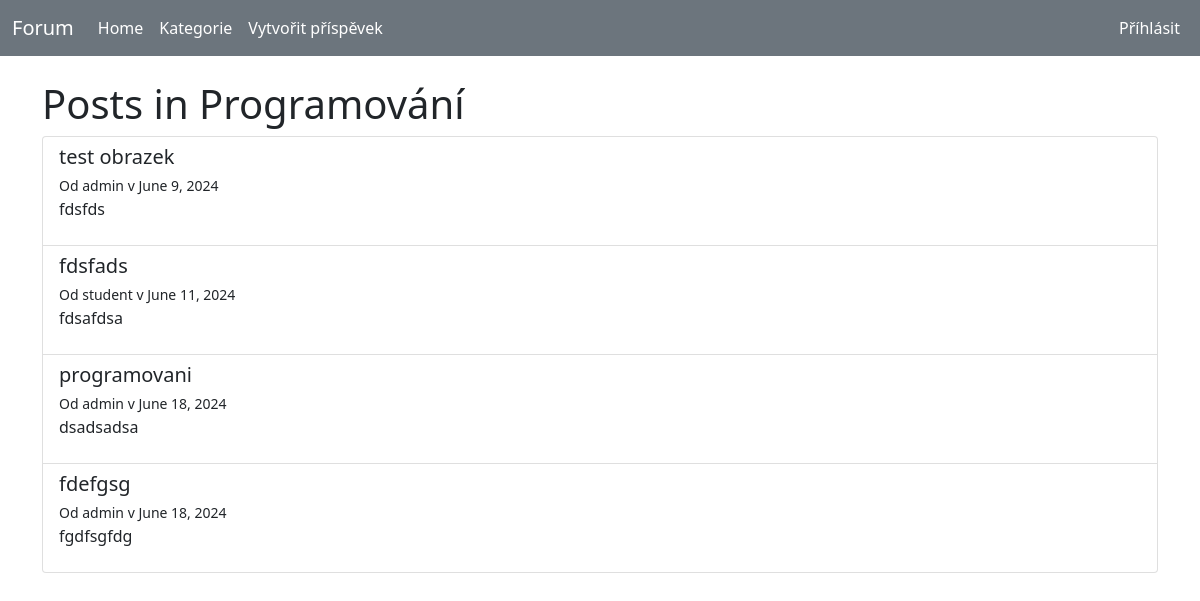
Page /category/1/ on the committed database.
### forum/models.py (models this page shows, shortened)
class Category(models.Model):
    name = models.CharField(max_length=100, verbose_name="Kategorie")
    description = models.TextField(blank=True, null=True, verbose_name="Popisek")
    class Meta:
        ordering = ['name']
        verbose_name = 'Kategorie'
        verbose_name_plural = 'Kategorie'

class Post(models.Model):
    title = models.CharField(max_length=100, verbose_name="Nadpis")
    content = models.TextField(max_length=155, verbose_name="Text")
    created_at = models.DateTimeField(auto_now_add=True, verbose_name="Vytvořeno")
    updated_at = models.DateTimeField(auto_now=True, verbose_name="Upraveno")
    author = models.ForeignKey(User, on_delete=models.CASCADE, verbose_name="Autor")
    category = models.ForeignKey(Category, on_delete=models.SET_NULL, null=True, blank=True, verbose_name="Kategorie")
    image = models.ImageField(upload_to='media/', null=True, blank=True, verbose_name="Obrázek")
    class Meta:
        ordering = ['created_at', 'updated_at', 'title']
        verbose_name = 'Příspěvek'
        verbose_name_plural = 'Příspěvky'

### forum/views.py (the view)
# urls.py: path('category/<int:category_id>/', category_posts, name='category_posts'),
def category_posts(request, category_id):
    category = get_object_or_404(Category, id=category_id)
    posts = Post.objects.filter(category=category)
    return render(request, 'category_posts.html', {'category': category, 'posts': posts})

### templates/category_posts.html (shortened to what this page needs)
{% extends 'base.html' %}
{% block content %}
<header>
    <h1>Posts in {{ category.name }}</h1>
</header>
<main>
    {% if posts %}
        <div class="list-group">
                {% for post in posts %}
                    <a href="{% url 'post_detail' post.id %}" class="list-group-item list-group-item-action">
                        <h5 class="mb-1">{{ post.title }}</h5>
                        <small>Od {{ post.author.username }} v {{ post.created_at|date:"F j, Y" }}</small>
                        <p class="mb-1">{{ post.content|truncatewords:30 }}</p>
                    </a>
                {% endfor %}
            </div>
    {% else %}
        <p>No posts available in this category.</p>
    {% endif %}
</main>
{% endblock %}

### rows in the picture
Category: name "Programování"
Post: title "test obrazek", author.username "admin", created_at "June 9, 2024", content "fdsfds"
Post: title "fdsfads", author.username "student", created_at "June 11, 2024", content "fdsafdsa"
Post: title "programovani", author.username "admin", created_at "June 18, 2024", content "dsadsadsa"
Post: title "fdefgsg", author.username "admin", created_at "June 18, 2024", content "fgdfsgfdg"
